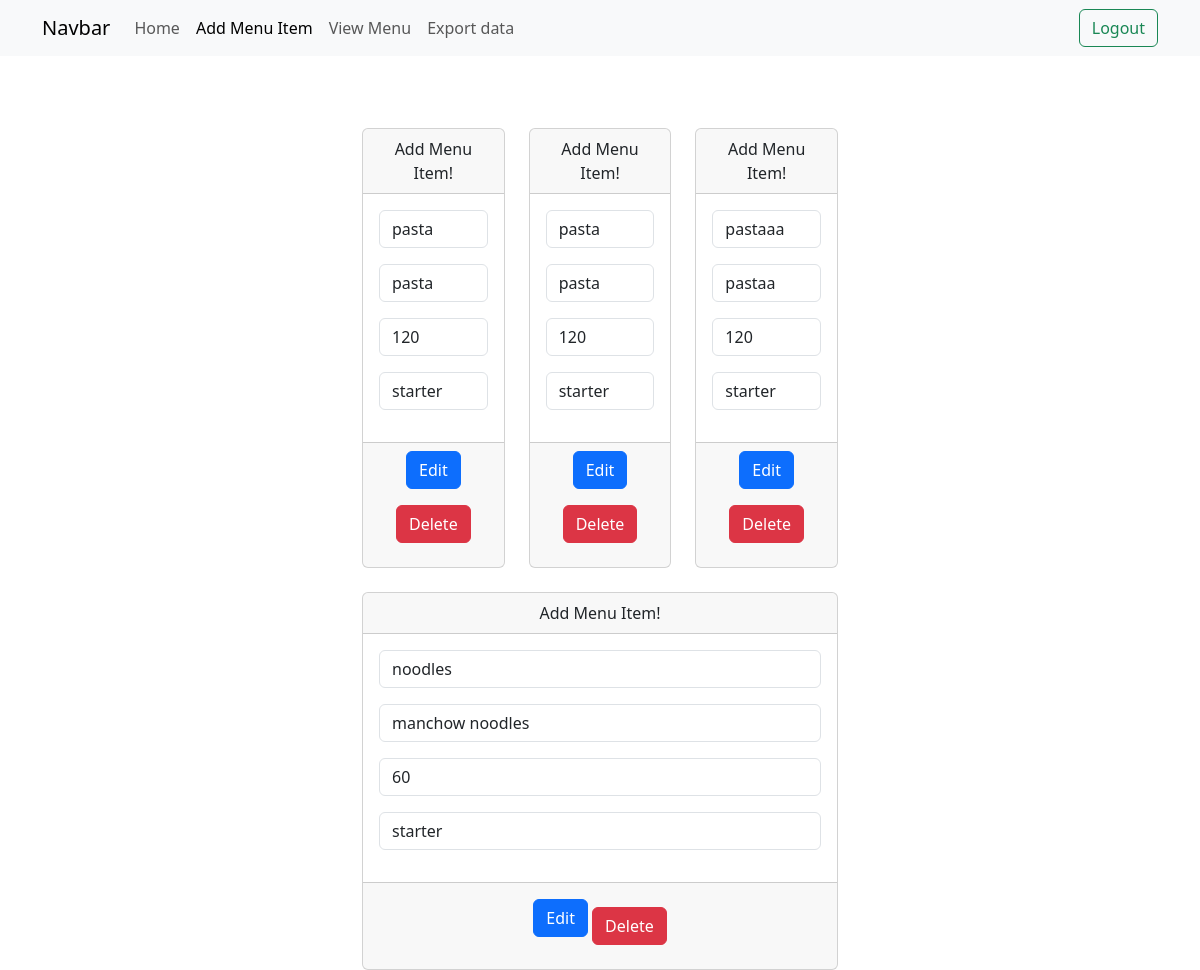
/show.php (signed in), run on the app's committed database.
### tables this page shows
CREATE TABLE `menu` (
  `menuid` int(11) NOT NULL,
  `name` varchar(50) DEFAULT NULL,
  `description` varchar(50) DEFAULT NULL,
  `price` int(11) DEFAULT NULL,
  `category` varchar(50) DEFAULT NULL,
  `image` varchar(255) DEFAULT NULL
);

### show.php (the view, shortened to what this page needs)
<?php
    include 'db.php';
    if(!isset($_SESSION['id'])){
        header('Location:login.php');
    }else{
        $result=$conn->query('select * from menu');
    }
?>
<!doctype html>
<html lang="en" data-bs-theme="light">
    <head>
        <link
            href="https://cdn.jsdelivr.net/npm/bootstrap@5.3.8/dist/css/bootstrap.min.css"
            rel="stylesheet"
        />
    </head>
    <body>
        <header>
             <nav
                class="navbar navbar-expand-sm navbar-light bg-light"
             >
                <div class="container">
                    <a class="navbar-brand" href="#">Navbar</a>
                    <div class="collapse navbar-collapse" id="collapsibleNavId">
                        <ul class="navbar-nav me-auto mt-2 mt-lg-0">
                            <li class="nav-item">
                                <a class="nav-link" href="home.php" aria-current="page"
                                    >Home
                                    <span class="visually-hidden">(current)</span></a
                                >
                            </li>
                            <li class="nav-item">
                                <a class="nav-link active" href="insert.php">Add Menu Item</a>
                            </li>
                            <li class="nav-item">
                                <a class="nav-link" href="show.php">View Menu</a>
                            </li>
                            <li class="nav-item">
                                <a class="nav-link" href="pdf.php">Export data</a>
                            </li>
                        </ul>
                        <form class="d-flex my-2 my-lg-0" action="logout.php">
                            <button
                                class="btn btn-outline-success my-2 my-sm-0"
                                type="submit"
                            >
                                Logout
                            </button>
                        </form>
                    </div>
                </div>
             </nav>
        </header>
        <main>
            <div
                class="container col-5 mt-5"
            >
                <div
                    class="row g-4 mt-3"
                >
                <?php while($row=$result->fetch_assoc()){?>
                    <div class="col">
                        <form action="" method="POST" enctype="multi-part/form-data">
                    <div class="card h-100 d-flex flex-column">
                        <div class="card-header text-center">Add Menu Item!</div>
                        <div class="card-body">
                            <div class="mb-3">
                                <input
                                    type="text"
                                    class="form-control"
                                    name="name"
                                    id=""
                                    aria-describedby="helpId"
                                    placeholder="name"
                                    value="<?=$row['name']?>"
                                />
                            </div>
                            <div class="mb-3">
                                <input
                                    type="text"
                                    class="form-control"
                                    name="description"
                                    id=""
                                    aria-describedby="helpId"
                                    placeholder="description"
                                    value="<?=$row['description']?>"
                                />
                            </div>
                            <div class="mb-3">
                                <input
                                    type="number"
                                    class="form-control"
                                    name="price"
                                    id=""
                                    aria-describedby="helpId"
                                    placeholder="price"
                                    value="<?=$row['price']?>"
                                />
                            </div>
                            <div class="mb-3">
                                <input
                                    type="text"
                                    class="form-control"
                                    name="category"
                                    id=""
                                    aria-describedby="helpId"
                                    placeholder="category"
                                    value="<?=$row['category']?>"
                                />
                            </div>
                        </div>
                        <div class="card-footer text-body-secondary text-center">
                            <p>
                                <a
                                    name=""
                                    id=""
                                    class="btn btn-primary"
                                    href="edit.php?id=<?=$row['menuid']?>"
                                    role="button"
                                    >Edit</a
                                >
                                <a
                                    name=""
                                    id=""
                                    class="btn btn-danger mt-3"
                                    href="delete.php?id=<?=$row['menuid']?>"
                                    role="button"
                                    >Delete</a
                                >
                            </p>
                        </div>
                    </div>
                </form>
                    </div>
                <?php } ?>
                </div>
            </div>
        </main>
    </body>
</html>

### data on the page
menu: name "pasta", description "pasta", price "120", category "starter"
menu: name "pasta", description "pasta", price "120", category "starter"
menu: name "pastaaa", description "pastaa", price "120", category "starter"
menu: name "noodles", description "manchow noodles", price "60", category "starter"
